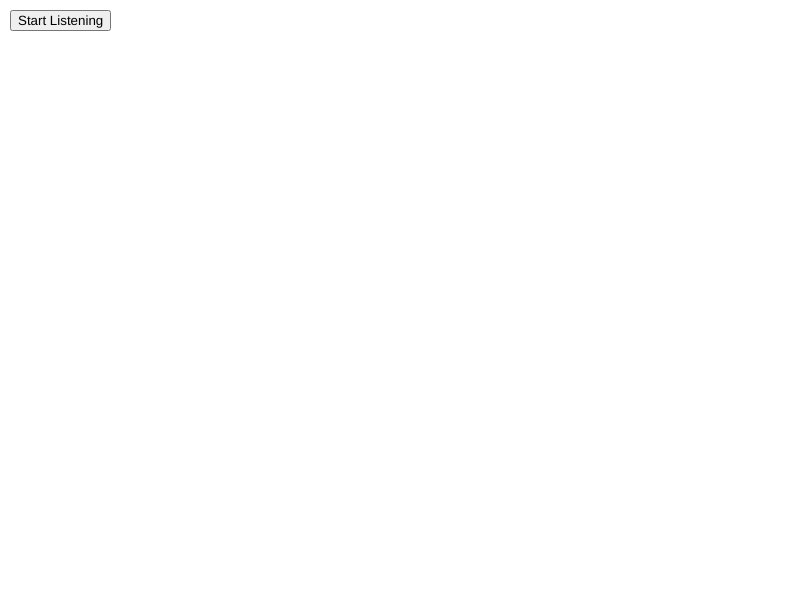
Frame 1 (no input)
Frame 60 (no input): identical to frame 1, image omitted
Frame 120 (the mouse pressed at the canvas centre since frame 60): identical to frame 1, image omitted

The p5.js sketch that drew this single still picture (run headless with seeded random() and noise() and a simulated clock; from frame 60 on, the mouse is pressed at the canvas centre):

// p5.js sketch
// ── sketch.js
let x, y; //positioning of the 
let currentColor = 'pink';
let command = '';
let recognition;
let startButton;

function setup() {
  createCanvas(800, 600);
  background(255);
  x = width / 2;
  y = height / 2;

  // Add a button to start listening
  startButton = createButton('Start Listening');
  startButton.position(10, 10);
  startButton.mousePressed(startListening);
}

function draw() {
  fill(currentColor);
  noStroke();

  if (command === 'circle') {
    ellipse(x, y, 50, 50);
    command = '';
  } else if (command === 'square') {
    rect(x - 25, y - 25, 50, 50);
    command = '';
  } else if (command === 'triangle') {
    triangle(x, y - 30, x - 25, y + 20, x + 25, y + 20);
    command = '';
  } else if (command === 'clear') {
    background(255);
    command = '';
  } else if (command === 'blue') {
    currentColor = 'blue';
    command = '';
  } else if (command === 'red') {
    currentColor = 'red';
    command = '';
  } else if (command === 'left') {
    x -= 20;
    command = '';
  } else if (command === 'right') {
    x += 20;
    command = '';
  } else if (command === 'up') {
    y -= 20;
    command = '';
  } else if (command === 'down') {
    y += 20;
    command = '';
  }
}

function startListening() {
  const SpeechRecognition = window.SpeechRecognition || window.webkitSpeechRecognition;

  if (!SpeechRecognition) {
    alert('Sorry, your browser does not support the Web Speech API.');
    return;
  }

  recognition = new SpeechRecognition();
  recognition.continuous = true;
  recognition.lang = 'en-US';

  recognition.onresult = function (event) {
    const transcript = event.results[event.results.length - 1][0].transcript.trim().toLowerCase();
    console.log('Heard:', transcript);
    command = transcript;
  };

  recognition.onerror = function (event) {
    console.error('Speech recognition error:', event.error);
  };

  recognition.start();
}
